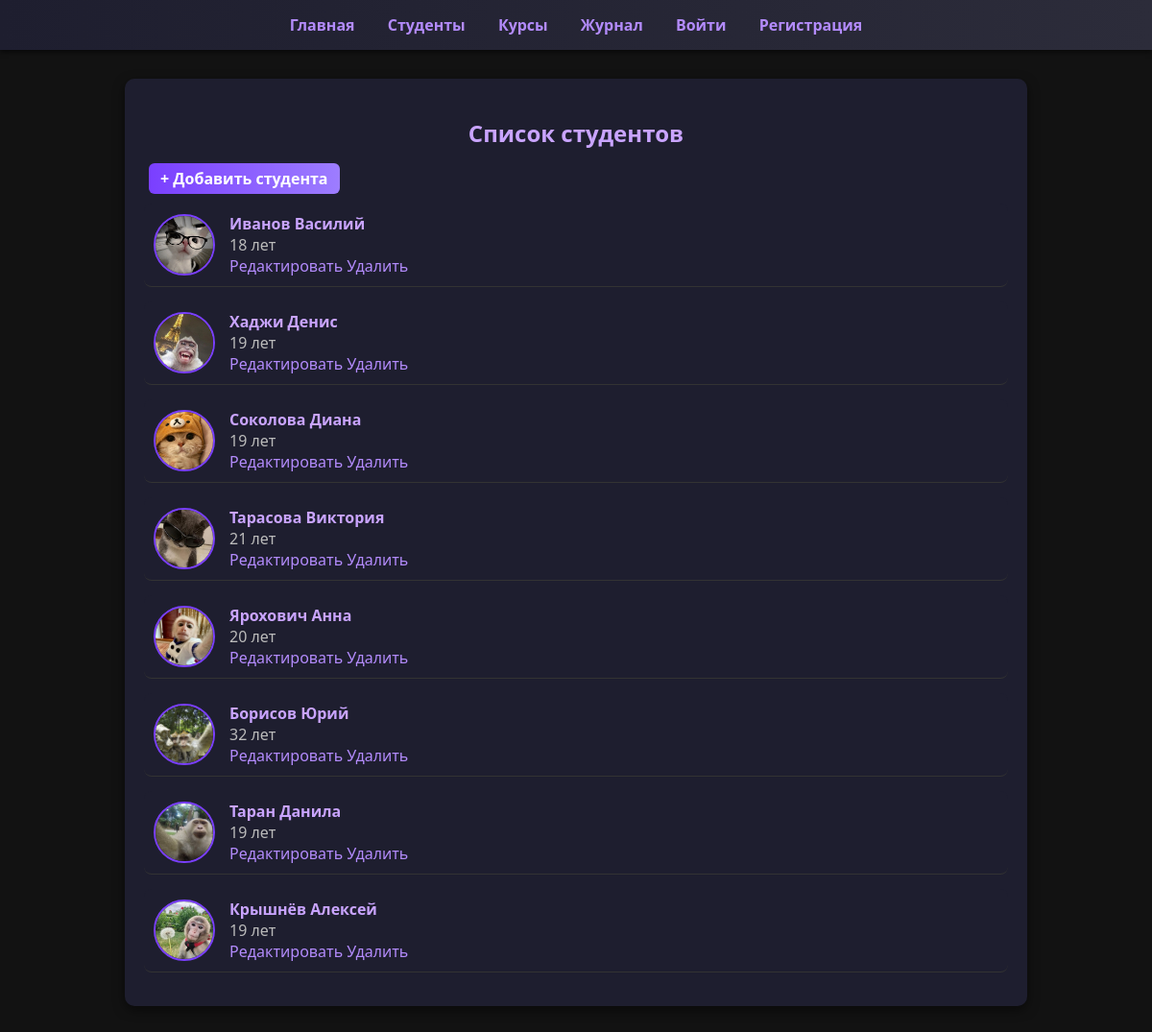
The page /students/ on the database its author committed.
### main/models.py (models this page shows, shortened)
class Student(models.Model):
    name = models.CharField(max_length=30, verbose_name="Имя")
    surname = models.CharField(max_length=30, verbose_name="Фамилия")
    age = models.SmallIntegerField(
        validators=[MinValueValidator(18), MaxValueValidator(100)],
        verbose_name="Возраст"
    )
    sex = models.CharField(
        max_length=10,
        choices=[('m', 'Мужчина'), ('f', 'Женщина')],
        verbose_name="Пол"
    )
    active = models.BooleanField(default=True, verbose_name="Активный")
    photo = models.ImageField(
        upload_to = 'students/',
        blank = True,
        null = True,
        verbose_name="Фото"
    )
    course = models.ManyToManyField("Course", blank=True, verbose_name="Курсы")

### main/views.py (the view)
# urls.py: path("students/", views.students, name="students"),
def students(request):
    students = Student.objects.all()
    return render(request, "students/students_list.html", {"students": students})

### templates/students/students_list.html (shortened to what this page needs)
{% extends "base.html" %}
{% block content %}
<h2>Список студентов</h2>
<a href="{% url 'main:student_add' %}" class="btn"> + Добавить студента</a>
<ul style="list-style:none; padding:0;">
{% for s in students %}
    <li style="display:flex;
                align-items:center;
                margin-bottom:15px;
                background:#1e1e2f;
                padding:10px;
                border-radius:8px;">
        {% if s.photo %}
            <img src="{{ s.photo.url }}" alt="Фото {{ s.name }}"
                 style="width:60px;
                 height:60px;
                 object-fit:cover;
                 border-radius:50%;
                 margin-right:15px;
                 border:2px solid #7a3fff;">
        {% endif %}
        <div>
            <a href="{% url 'main:student_detail' s.pk %}" style="font-weight:bold; color:#c9a4ff;">
                {{ s.surname }} {{ s.name }}
            </a><br>
            <span style="color:#bbb;">{{ s.age }} лет</span>
           <br> <a href="{% url 'main:student_edit' s.pk %}" >Редактировать</a>
            <a href="{% url 'main:student_delete' s.pk %}" >Удалить</a>
        </div>
    </li>
{% empty %}
    <li>Нет студентов</li>
{% endfor %}
</ul>
{% endblock %}

### static/css/style.css (style rules this page uses)
body { margin: 0; font-family: 'Segoe UI', Tahoma, sans-serif; background-color: #121212; color: #e0e0e0; }
h1, h2, h3 { color: #c9a4ff; text-align: center; }
ul, table { width: 100%; padding: 0; margin: 15px 0; }
ul li { list-style: none; padding: 10px; border-bottom: 1px solid #333; transition: background 0.3s ease; }
a { color: #b38bfc; text-decoration: none; }
.btn { background: linear-gradient(90deg, #7a3fff, #9d7dff); color: white; padding: 5px 12px; border-radius: 6px; text-decoration: none; font-weight: bold; margin-left: 5px; }

### rows shown on the page
Student: photo (picture), surname "Иванов", name "Василий", age "18"
Student: photo (picture), surname "Хаджи", name "Денис", age "19"
Student: photo (picture), surname "Соколова", name "Диана", age "19"
Student: photo (picture), surname "Тарасова", name "Виктория", age "21"
Student: photo (picture), surname "Ярохович", name "Анна", age "20"
Student: photo (picture), surname "Борисов", name "Юрий", age "32"
Student: photo (picture), surname "Таран", name "Данила", age "19"
Student: photo (picture), surname "Крышнёв", name "Алексей", age "19"
